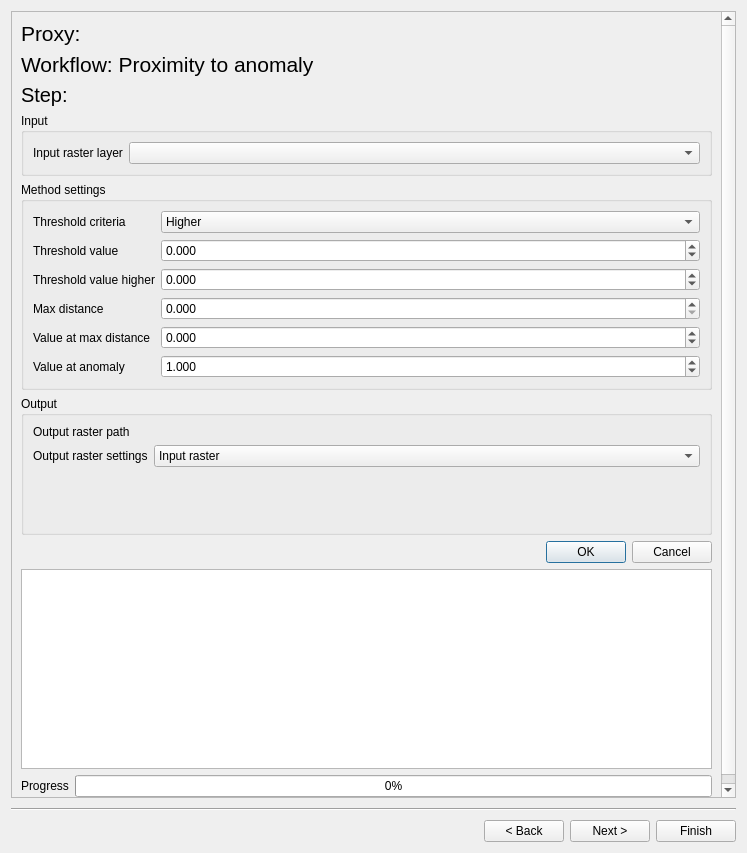
<?xml version="1.0" encoding="UTF-8"?>
<ui version="4.0">
 <class>Form</class>
 <widget class="QWidget" name="Form">
  <property name="geometry">
   <rect>
    <x>0</x>
    <y>0</y>
    <width>747</width>
    <height>853</height>
   </rect>
  </property>
  <property name="windowTitle">
   <string>Form</string>
  </property>
  <layout class="QVBoxLayout" name="verticalLayout">
   <item>
    <widget class="QScrollArea" name="scrollArea">
     <property name="widgetResizable">
      <bool>true</bool>
     </property>
     <widget class="QWidget" name="scrollAreaWidgetContents">
      <property name="geometry">
       <rect>
        <x>0</x>
        <y>0</y>
        <width>713</width>
        <height>847</height>
       </rect>
      </property>
      <layout class="QVBoxLayout" name="verticalLayout_4">
       <item>
        <widget class="QLabel" name="proxy_name_label">
         <property name="font">
          <font>
           <pointsize>16</pointsize>
          </font>
         </property>
         <property name="text">
          <string>Proxy: </string>
         </property>
        </widget>
       </item>
       <item>
        <widget class="QLabel" name="workflow_label">
         <property name="font">
          <font>
           <pointsize>16</pointsize>
          </font>
         </property>
         <property name="text">
          <string>Workflow: Proximity to anomaly</string>
         </property>
        </widget>
       </item>
       <item>
        <widget class="QLabel" name="process_step_label">
         <property name="font">
          <font>
           <pointsize>15</pointsize>
          </font>
         </property>
         <property name="text">
          <string>Step: </string>
         </property>
        </widget>
       </item>
       <item>
        <widget class="QGroupBox" name="input_box">
         <property name="sizePolicy">
          <sizepolicy hsizetype="Preferred" vsizetype="Maximum">
           <horstretch>0</horstretch>
           <verstretch>0</verstretch>
          </sizepolicy>
         </property>
         <property name="title">
          <string>Input</string>
         </property>
         <layout class="QFormLayout" name="formLayout">
          <item row="0" column="0">
           <widget class="QLabel" name="raster_layer_label">
            <property name="toolTip">
             <string>Input raster dataset with anomalies to calculate distances to</string>
            </property>
            <property name="text">
             <string>Input raster layer</string>
            </property>
           </widget>
          </item>
          <item row="0" column="1">
           <widget class="QgsMapLayerComboBox" name="raster_layer">
            <property name="toolTip">
             <string>Input raster dataset with anomalies to calculate distances to</string>
            </property>
           </widget>
          </item>
         </layout>
        </widget>
       </item>
       <item>
        <widget class="QGroupBox" name="method_box">
         <property name="sizePolicy">
          <sizepolicy hsizetype="Preferred" vsizetype="Maximum">
           <horstretch>0</horstretch>
           <verstretch>0</verstretch>
          </sizepolicy>
         </property>
         <property name="title">
          <string>Method settings</string>
         </property>
         <layout class="QFormLayout" name="formLayout_2">
          <item row="1" column="0">
           <widget class="QLabel" name="threshold_label_1">
            <property name="toolTip">
             <string>Threshold value to define anomalous pixels.</string>
            </property>
            <property name="text">
             <string>Threshold value</string>
            </property>
           </widget>
          </item>
          <item row="1" column="1">
           <widget class="QgsDoubleSpinBox" name="threshold_1">
            <property name="toolTip">
             <string>Threshold value to define anomalous pixels.</string>
            </property>
            <property name="decimals">
             <number>3</number>
            </property>
            <property name="minimum">
             <double>-99999.000000000000000</double>
            </property>
            <property name="maximum">
             <double>99999.000000000000000</double>
            </property>
           </widget>
          </item>
          <item row="2" column="1">
           <widget class="QgsDoubleSpinBox" name="threshold_2">
            <property name="toolTip">
             <string>Second threshold value to define anomalous pixels. Only needed when threshold criteria is either 'in-between' or 'outside'.</string>
            </property>
            <property name="decimals">
             <number>3</number>
            </property>
            <property name="minimum">
             <double>-99999.000000000000000</double>
            </property>
            <property name="maximum">
             <double>99999.000000000000000</double>
            </property>
           </widget>
          </item>
          <item row="2" column="0">
           <widget class="QLabel" name="threshold_label_2">
            <property name="minimumSize">
             <size>
              <width>0</width>
              <height>0</height>
             </size>
            </property>
            <property name="maximumSize">
             <size>
              <width>16777215</width>
              <height>16777215</height>
             </size>
            </property>
            <property name="toolTip">
             <string>Second threshold value to define anomalous pixels. Only needed when threshold criteria is either 'in-between' or 'outside'.</string>
            </property>
            <property name="text">
             <string>Threshold value higher</string>
            </property>
            <property name="wordWrap">
             <bool>false</bool>
            </property>
           </widget>
          </item>
          <item row="0" column="0">
           <widget class="QLabel" name="threshold_criteria_label">
            <property name="toolTip">
             <string>Threshold criteria to define anomalous pixels.</string>
            </property>
            <property name="text">
             <string>Threshold criteria</string>
            </property>
           </widget>
          </item>
          <item row="0" column="1">
           <widget class="QComboBox" name="threshold_criteria">
            <property name="toolTip">
             <string>Threshold criteria to define anomalous pixels.</string>
            </property>
            <item>
             <property name="text">
              <string>Higher</string>
             </property>
            </item>
            <item>
             <property name="text">
              <string>Lower</string>
             </property>
            </item>
            <item>
             <property name="text">
              <string>In-between</string>
             </property>
            </item>
            <item>
             <property name="text">
              <string>Outside</string>
             </property>
            </item>
           </widget>
          </item>
          <item row="3" column="0">
           <widget class="QLabel" name="max_distance_label">
            <property name="toolTip">
             <string>Maximum distance (optional). All pixels beyond max distance will be assigned value equal to max distance.</string>
            </property>
            <property name="text">
             <string>Max distance</string>
            </property>
           </widget>
          </item>
          <item row="3" column="1">
           <widget class="QgsDoubleSpinBox" name="max_distance">
            <property name="toolTip">
             <string>Maximum distance (optional). All pixels beyond max distance will be assigned value equal to max distance.</string>
            </property>
            <property name="decimals">
             <number>3</number>
            </property>
            <property name="minimum">
             <double>0.000000000000000</double>
            </property>
            <property name="maximum">
             <double>99999.000000000000000</double>
            </property>
            <property name="clearValue">
             <bool>true</bool>
            </property>
           </widget>
          </item>
          <item row="4" column="0">
           <widget class="QLabel" name="max_distance_value_label">
            <property name="text">
             <string>Value at max distance</string>
            </property>
           </widget>
          </item>
          <item row="5" column="0">
           <widget class="QLabel" name="anomaly_value_label">
            <property name="text">
             <string>Value at anomaly</string>
            </property>
           </widget>
          </item>
          <item row="4" column="1">
           <widget class="QgsDoubleSpinBox" name="max_distance_value">
            <property name="decimals">
             <number>3</number>
            </property>
            <property name="minimum">
             <double>-99999.000000000000000</double>
            </property>
            <property name="maximum">
             <double>99999.000000000000000</double>
            </property>
           </widget>
          </item>
          <item row="5" column="1">
           <widget class="QgsDoubleSpinBox" name="anomaly_value">
            <property name="decimals">
             <number>3</number>
            </property>
            <property name="minimum">
             <double>-99999.000000000000000</double>
            </property>
            <property name="maximum">
             <double>99999.000000000000000</double>
            </property>
            <property name="value">
             <double>1.000000000000000</double>
            </property>
           </widget>
          </item>
         </layout>
        </widget>
       </item>
       <item>
        <widget class="QGroupBox" name="output_box">
         <property name="sizePolicy">
          <sizepolicy hsizetype="Preferred" vsizetype="Maximum">
           <horstretch>0</horstretch>
           <verstretch>0</verstretch>
          </sizepolicy>
         </property>
         <property name="title">
          <string>Output</string>
         </property>
         <layout class="QVBoxLayout" name="verticalLayout_3">
          <item>
           <layout class="QFormLayout" name="output_raster_settings_layout">
            <item row="1" column="0">
             <widget class="QLabel" name="output_raster_settings_label">
              <property name="text">
               <string>Output raster settings</string>
              </property>
             </widget>
            </item>
            <item row="1" column="1">
             <widget class="QComboBox" name="output_raster_settings">
              <item>
               <property name="text">
                <string>Input raster</string>
               </property>
              </item>
             </widget>
            </item>
            <item row="0" column="0">
             <widget class="QLabel" name="output_raster_path_label">
              <property name="text">
               <string>Output raster path</string>
              </property>
             </widget>
            </item>
            <item row="0" column="1">
             <widget class="QgsFileWidget" name="output_raster_path">
              <property name="storageMode">
               <enum>QgsFileWidget::SaveFile</enum>
              </property>
             </widget>
            </item>
           </layout>
          </item>
          <item>
           <widget class="QStackedWidget" name="output_raster_settings_pages">
            <property name="maximumSize">
             <size>
              <width>16777215</width>
              <height>50</height>
             </size>
            </property>
            <property name="currentIndex">
             <number>0</number>
            </property>
            <widget class="QWidget" name="input_raster_page"/>
            <widget class="QWidget" name="base_raster_page">
             <layout class="QFormLayout" name="formLayout_4">
              <item row="0" column="0">
               <widget class="QLabel" name="base_raster_label">
                <property name="text">
                 <string>Base raster</string>
                </property>
               </widget>
              </item>
              <item row="0" column="1">
               <widget class="QgsMapLayerComboBox" name="base_raster"/>
              </item>
             </layout>
            </widget>
            <widget class="QWidget" name="define_manually_page">
             <layout class="QVBoxLayout" name="verticalLayout_2">
              <item>
               <layout class="QFormLayout" name="define_manually_layout">
                <item row="0" column="0">
                 <widget class="QLabel" name="pixel_size_label">
                  <property name="sizePolicy">
                   <sizepolicy hsizetype="Fixed" vsizetype="Preferred">
                    <horstretch>0</horstretch>
                    <verstretch>0</verstretch>
                   </sizepolicy>
                  </property>
                  <property name="minimumSize">
                   <size>
                    <width>62</width>
                    <height>0</height>
                   </size>
                  </property>
                  <property name="text">
                   <string>Pixel size</string>
                  </property>
                 </widget>
                </item>
                <item row="0" column="1">
                 <widget class="QgsDoubleSpinBox" name="pixel_size">
                  <property name="maximum">
                   <double>10000.000000000000000</double>
                  </property>
                  <property name="value">
                   <double>10.000000000000000</double>
                  </property>
                 </widget>
                </item>
                <item row="1" column="0">
                 <widget class="QLabel" name="extent_label">
                  <property name="sizePolicy">
                   <sizepolicy hsizetype="Fixed" vsizetype="Preferred">
                    <horstretch>0</horstretch>
                    <verstretch>0</verstretch>
                   </sizepolicy>
                  </property>
                  <property name="minimumSize">
                   <size>
                    <width>62</width>
                    <height>0</height>
                   </size>
                  </property>
                  <property name="text">
                   <string>Extent</string>
                  </property>
                  <property name="alignment">
                   <set>Qt::AlignLeading|Qt::AlignLeft|Qt::AlignTop</set>
                  </property>
                 </widget>
                </item>
                <item row="1" column="1">
                 <widget class="QgsExtentGroupBox" name="extent"/>
                </item>
               </layout>
              </item>
             </layout>
            </widget>
           </widget>
          </item>
         </layout>
        </widget>
       </item>
       <item>
        <widget class="QDialogButtonBox" name="button_box">
         <property name="sizePolicy">
          <sizepolicy hsizetype="Expanding" vsizetype="Fixed">
           <horstretch>0</horstretch>
           <verstretch>0</verstretch>
          </sizepolicy>
         </property>
         <property name="standardButtons">
          <set>QDialogButtonBox::Cancel|QDialogButtonBox::Ok</set>
         </property>
        </widget>
       </item>
       <item>
        <layout class="QVBoxLayout" name="verticalLayout_18">
         <item>
          <widget class="QTextEdit" name="log">
           <property name="sizePolicy">
            <sizepolicy hsizetype="Expanding" vsizetype="Expanding">
             <horstretch>0</horstretch>
             <verstretch>0</verstretch>
            </sizepolicy>
           </property>
           <property name="minimumSize">
            <size>
             <width>0</width>
             <height>200</height>
            </size>
           </property>
           <property name="maximumSize">
            <size>
             <width>16777215</width>
             <height>16777215</height>
            </size>
           </property>
           <property name="autoFormatting">
            <set>QTextEdit::AutoNone</set>
           </property>
           <property name="readOnly">
            <bool>true</bool>
           </property>
           <property name="html">
            <string>&lt;!DOCTYPE HTML PUBLIC &quot;-//W3C//DTD HTML 4.0//EN&quot; &quot;http://www.w3.org/TR/REC-html40/strict.dtd&quot;&gt;
&lt;html&gt;&lt;head&gt;&lt;meta name=&quot;qrichtext&quot; content=&quot;1&quot; /&gt;&lt;style type=&quot;text/css&quot;&gt;
p, li { white-space: pre-wrap; }
&lt;/style&gt;&lt;/head&gt;&lt;body style=&quot; font-family:'Ubuntu'; font-size:11pt; font-weight:400; font-style:normal;&quot;&gt;
&lt;p style=&quot;-qt-paragraph-type:empty; margin-top:0px; margin-bottom:0px; margin-left:0px; margin-right:0px; -qt-block-indent:0; text-indent:0px;&quot;&gt;&lt;br /&gt;&lt;/p&gt;&lt;/body&gt;&lt;/html&gt;</string>
           </property>
          </widget>
         </item>
         <item>
          <layout class="QHBoxLayout" name="progress_layout">
           <item>
            <widget class="QLabel" name="progress_label">
             <property name="text">
              <string>Progress</string>
             </property>
            </widget>
           </item>
           <item>
            <widget class="QProgressBar" name="progress_bar">
             <property name="value">
              <number>0</number>
             </property>
            </widget>
           </item>
          </layout>
         </item>
        </layout>
       </item>
      </layout>
     </widget>
    </widget>
   </item>
   <item>
    <widget class="Line" name="line">
     <property name="minimumSize">
      <size>
       <width>0</width>
       <height>10</height>
      </size>
     </property>
     <property name="orientation">
      <enum>Qt::Horizontal</enum>
     </property>
    </widget>
   </item>
   <item>
    <layout class="QHBoxLayout" name="navigation_btn_layout">
     <item>
      <spacer name="run_btn_spacer">
       <property name="orientation">
        <enum>Qt::Horizontal</enum>
       </property>
       <property name="sizeHint" stdset="0">
        <size>
         <width>78</width>
         <height>20</height>
        </size>
       </property>
      </spacer>
     </item>
     <item>
      <widget class="QPushButton" name="back_btn">
       <property name="text">
        <string>&lt; Back</string>
       </property>
      </widget>
     </item>
     <item>
      <widget class="QPushButton" name="next_btn">
       <property name="text">
        <string>Next &gt;</string>
       </property>
      </widget>
     </item>
     <item>
      <widget class="QPushButton" name="finish_btn">
       <property name="text">
        <string>Finish</string>
       </property>
      </widget>
     </item>
    </layout>
   </item>
  </layout>
 </widget>
 <customwidgets>
  <customwidget>
   <class>QgsCollapsibleGroupBox</class>
   <extends>QGroupBox</extends>
   <header>qgscollapsiblegroupbox.h</header>
   <container>1</container>
  </customwidget>
  <customwidget>
   <class>QgsDoubleSpinBox</class>
   <extends>QDoubleSpinBox</extends>
   <header>qgsdoublespinbox.h</header>
  </customwidget>
  <customwidget>
   <class>QgsExtentGroupBox</class>
   <extends>QgsCollapsibleGroupBox</extends>
   <header>qgsextentgroupbox.h</header>
   <container>1</container>
  </customwidget>
  <customwidget>
   <class>QgsFileWidget</class>
   <extends>QWidget</extends>
   <header>qgsfilewidget.h</header>
   <container>1</container>
  </customwidget>
  <customwidget>
   <class>QgsMapLayerComboBox</class>
   <extends>QComboBox</extends>
   <header>qgsmaplayercombobox.h</header>
  </customwidget>
 </customwidgets>
 <resources/>
 <connections/>
</ui>
